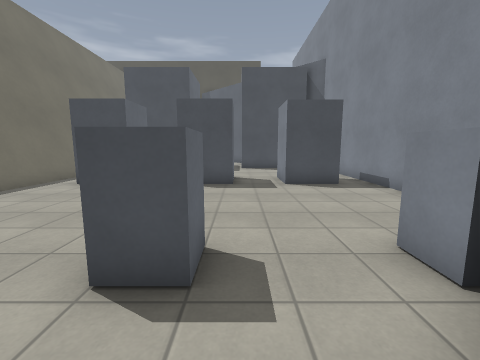
View 1 (above)

15 first-person views from a walk through a Godot game level. The camera is 1.4 m above the floor, tilts 8° down and sees 90° across. The floor is counted in squares, 1 m on a side. Each view is taken from the middle of a square. On the plan, view 1 faces up. The plan holds only what a view shows up to about 13 squares ahead; the rest is blank. The place goes on beyond the plan. Flat picture figures and markers are left out. Surface patterns are stand-ins for the level's own textures.

View 2
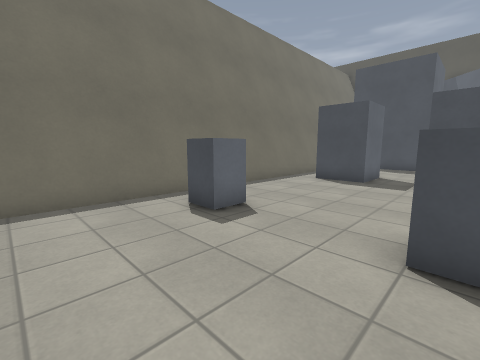

View 3
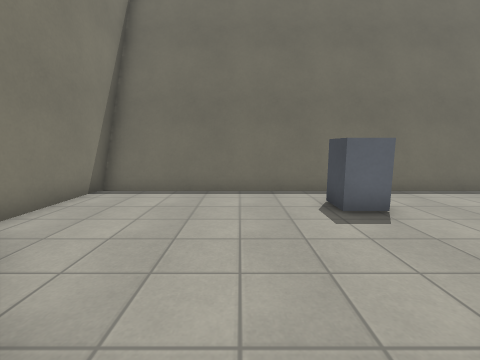

View 4
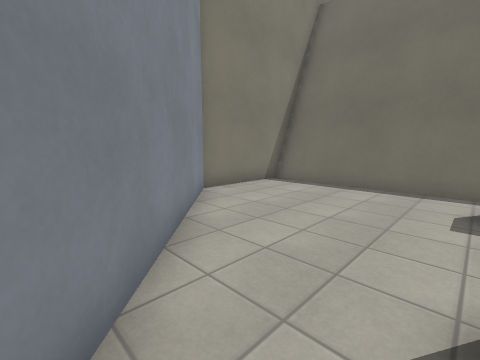

View 5
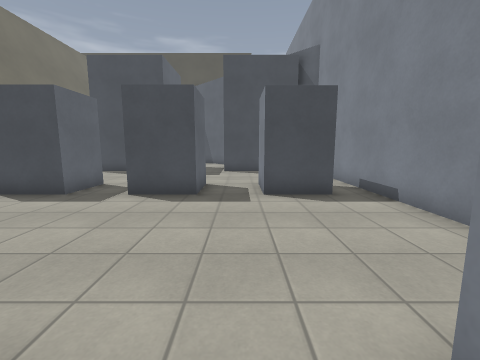

View 6
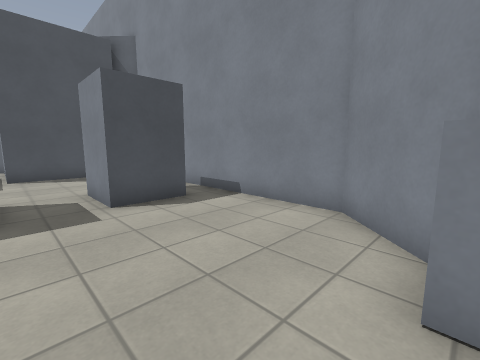

View 7
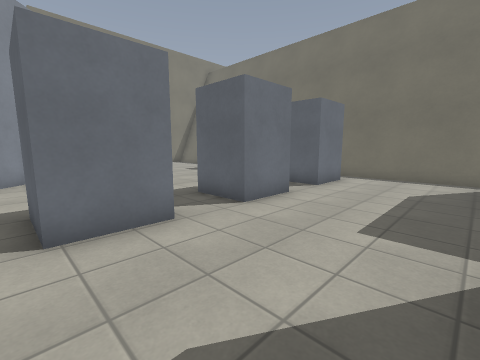

View 8
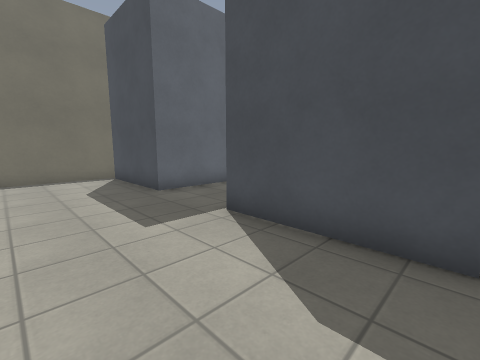

View 9
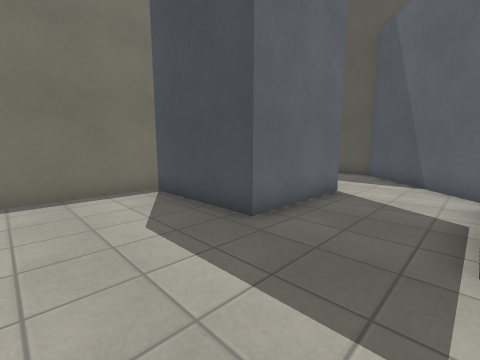

View 10
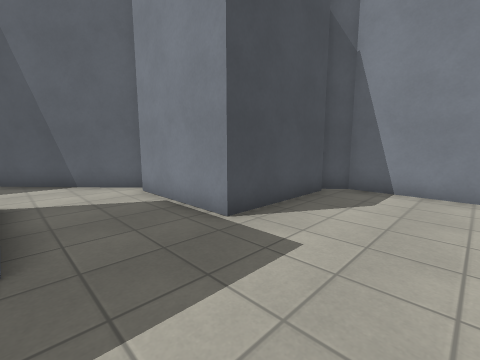

View 11
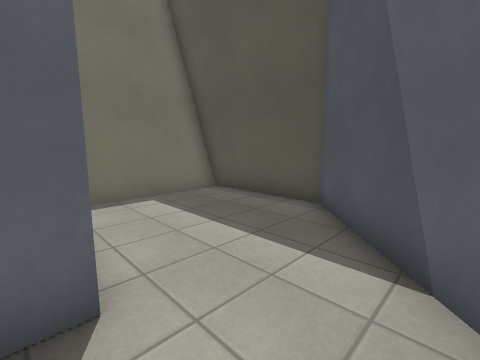

View 12
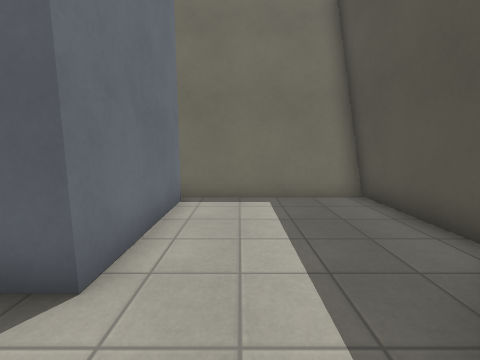

View 13
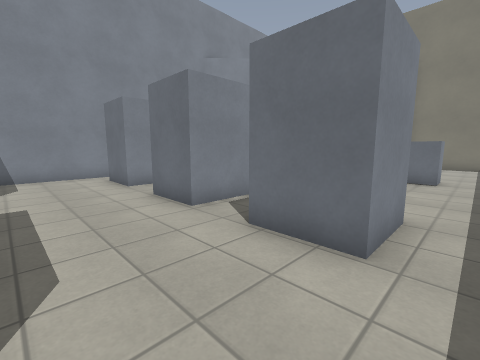

View 14
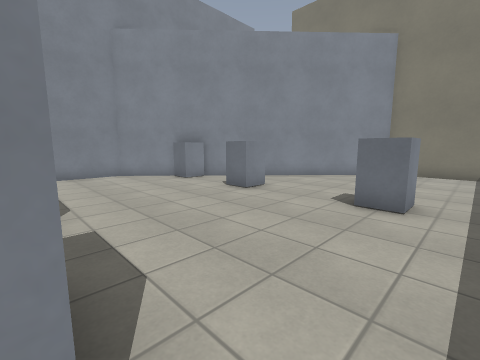

View 15
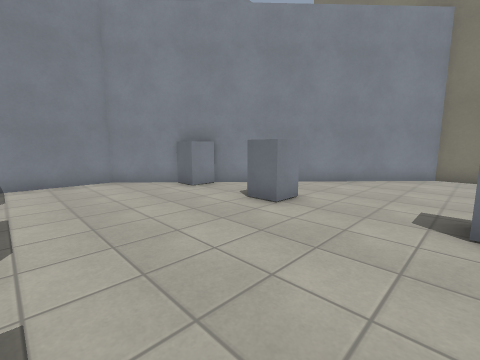

### Floor plan
Points are (right, up) in squares from view 1. A wall is a line through its corners. A room is listed if a view was taken in it or the views show most of it. See-through windows are left out.
Room 1 (views 1, 2, 3, 4, 5, 6, 14, 15)
walls: (-1.5, 3.2) (-0.5, 3.2) (-0.5, 2.2) (-1.5, 2.2) (-1.5, 3.2); (-5, 3.2) (-5, 2.2) (-6.1, 2.2) (-6.1, 3.2) (-5, 3.2); (2.2, 2.1) (2.2, 3.2) (3.2, 3.2); (-8.3, 3.8) (-8.3, -4.5); (-8.4, 4.4) (-8.4, -4.5) (-3.8, -4.5) (5.1, 5) (5.1, 11.5); (-0.3, 10.9) (-0.3, 8.9) (-2.3, 8.9) (-2.3, 10.9); (-4.1, 10.9) (-4.1, 8.9) (-6.1, 8.9) (-6.1, 10.9); (3.7, 10.9) (3.7, 8.9) (1.7, 8.9) (1.7, 10.9); (-8, 11.5) (-8, -4.5); (-8.3, 11.4) (-8.3, 5.2); (-8.4, 11.6) (-8.4, 5.4)
ways out: opening at (-7, 12) to room 2; opening at (0.5, 11.8) to room 2
Room 2 (views 7, 8, 9, 10, 11, 13)
walls: (-2.3, 10.9) (-0.3, 10.9); (1.7, 10.9) (3.7, 10.9); (-6.1, 10.9) (-4.1, 10.9); (-3.1, 19.5) (-3.1, 15.5) (-7.1, 15.5); (4.1, 15.5) (0.1, 15.5) (0.1, 19.5); (-8, 16) (-8, 11.5); (-8.3, 16.1) (-8.3, 11.4); (-8.4, 16.1) (-8.4, 11.6); (5.1, 11.5) (5.1, 15) (4.4, 15.7)
ways out: opening at (-7, 12) to room 1; opening at (0.5, 11.8) to room 1; opening at (-1.5, 19) to room 3
Room 3 (view 12)
walls: (-7.1, 19.5) (-3.1, 19.5); (-8, 24.6) (-8, 19.1); (0.4, 20) (-3.7, 24.5) (-8.4, 24.5) (-8.4, 19.1); (-8.3, 24.5) (-8.3, 19.1)
ways out: opening at (-1.5, 19) to room 2

Where each view was taken, in squares from view 1:
view 1: 0 up, 0 right, facing up
view 2: 1 down, 1 left, facing up-left
view 3: 0 up, 0 right, facing left
view 4: 2 up, 1 right, facing down-left
view 5: 2 up, 1 right, facing up
view 6: 3 up, 0 right, facing up-right
view 7: 15 up, 4 right, facing down-left
view 8: 12 up, 4 right, facing up-left
view 9: 12 up, 0 right, facing up-left
view 10: 12 up, 3 left, facing up-right
view 11: 19 up, 1 left, facing up-left
view 12: 21 up, 1 left, facing left
view 13: 14 up, 7 left, facing down-right
view 14: 9 up, 7 left, facing down-right
view 15: 8 up, 5 left, facing down-right
